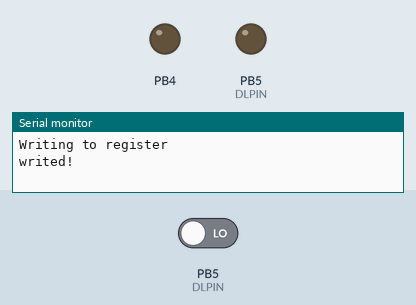
Simulated run of this program. Board: ATmega328P, built with avr-gcc and emulated at 16 MHz (the files do not name the chip). Parts: output pins drawn as LEDs (lit = HIGH), the last lines printed to the serial monitor. Dashed ring = blinking. The test bench sets the inputs (shaded band); at power-on: PB5 (DLPIN) LOW. Pins used as bus, display or sensor lines are not drawn.

Above: at 1.8 s.
1.9 s: PB5 (DLPIN) driven HIGH
At 3.3 s:
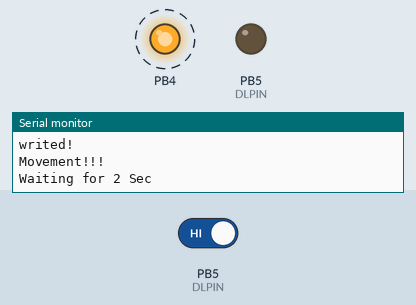
Timing chart, 0 to 12.4 s (numbered marks = the images above; inputs shaded):
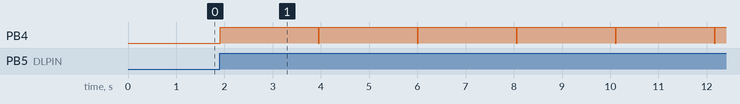

The program:

main.c
```c
#include <avr/io.h>
#include <util/delay.h>
#include <stdio.h>

#include "uart.h"

#ifndef F_CPU
#define F_CPU 16000000UL
#endif

#define DLREG DDRB
#define SINREG DDRD
#define DLPORT PORTB
#define SINPORT PORTD
#define DLIN PINB
#define SININ PIND
#define DLPIN 5
#define SINPIN 2


/*
SERIN to D2 pin,
D/L to D3 pin for reading mode, B5 for interrupt mode.
LED to B4 pin in interrupt mode.
*/

int PIRval = 0; // PIR signal
unsigned long statcfg = 0; // status and configuration register


void writeregval(unsigned long regval){
    int i;
    unsigned char nextbit;
    unsigned long regmask = 0x1000000;
    SINREG = (1<<SINPIN); //Set Serial In Port Output
    SINPORT = (0<<SINPIN); // Set Serial In Pin LOW
    for(i=0;i < 25;i++){
        nextbit = (regval&regmask)!=0; //Set bit value to LSB register value
        regmask >>= 1; //shift mask

        SINPORT = (0<<SINPIN); //Set pin LOW

        SINPORT = (1<<SINPIN); //Set pin HIGH

        SINPORT = (nextbit<<SINPIN); //Set pin to bit value

        _delay_us(100);
    }
    SINPORT = (0<<SINPIN); //Set pin LOW to end the operation
    _delay_us(600);
    puts("writed!");
}

void readPIR(void){ // Valid function to read ADC PIR value, to use this function sensor should be configured for continuous reading
    int i;
    int a = 0;
    unsigned int uibitmask;
    unsigned long ulbitmask;

    DLPORT = (1<<DLPIN); // Set DL = High, to force fast uC controlled DL read out
    DLREG = (1<<DLPIN); // Configure PORT DL as Output
    _delay_us(110);
    // get first 15bit out-off-range and ADC value
    uibitmask = 0x4000; // Set BitPos
    PIRval = 0;
    for (i=0; i < 15; i++){
        // create low to high transition
        DLPORT = (0<<DLPIN); // Set DL = Low, duration must be > 200 ns (tL)
        DLREG = (1<<DLPIN); // Configure DL as Output
        //_delay_us(1);
        a=a;
        //asm("nop"); // number of nop dependant processor speed (200ns min.)
        DLPORT = (1<<DLPIN); // Set DL = High, duration must be > 200 ns (tH)
        //_delay_us(1);
        a=a;
        DLREG = (0<<DLPIN); // Configure DL as Input
        _delay_us(7); // Wait for stable low signal
        // If DL High set masked bit in PIRVal

        if (PINB & (1<<DLPIN)) PIRval |= uibitmask;
            uibitmask>>=1;
    }
    DLPORT = (0<<DLPIN); // Set DL = Low
    DLREG = (1<<DLPIN); // Configure DL as Output
    _delay_us(200);
    DLREG = (0<<DLPIN); // Configure DL as Input
    PIRval &= 0x3FFF; // clear unused bit
    printf("%d\n",PIRval);
    return;
}

void read(void){
    int i;
    int a = 0;
    unsigned int uibitmask;
    unsigned long ulbitmask;

    ulbitmask = 0x1000000; // Set BitPos
    statcfg = 0;

    uibitmask = 0x4000; // Set BitPos
    PIRval = 0;

    DLPORT = (1<<DLPIN); // Set DL = High, to force fast uC controlled DL read out
    DLREG = (1<<DLPIN); // Configure PORT DL as Output
    _delay_us(110);
    // get first 15bit out-off-range and ADC value

    for (i=0; i < 15; i++){
        // create low to high transition
        DLPORT = (0<<DLPIN); // Set DL = Low, duration must be > 200 ns (tL)
        DLREG = (1<<DLPIN); // Configure DL as Output
        //_delay_us(1);
        a=a;
        //asm("nop"); // number of nop dependant processor speed (200ns min.)
        DLPORT = (1<<DLPIN); // Set DL = High, duration must be > 200 ns (tH)
        //_delay_us(1);
        a=a;
        DLREG = (0<<DLPIN); // Configure DL as Input
        _delay_us(4); // Wait for stable low signal
        // If DL High set masked bit in PIRVal

        if (DLIN & 0x20) PIRval |= uibitmask;
            uibitmask>>=1;
    }
    // get 25bit status and config

    for (i=0; i < 25; i++){
        DLPORT = (0<<DLPIN); // Set DL = Low, duration must be > 200 ns (tL)
        DLREG = (1<<DLPIN); // Configure DL as Output
        //_delay_us(1);
        a=a;
        //asm("nop"); // number of nop dependant processor speed (200ns min.)
        DLPORT = (1<<DLPIN); // Set DL = High, duration must be > 200 ns (tH)
        //_delay_us(1);
        a=a;
        DLREG = (0<<DLPIN); // Configure DL as Input
        _delay_us(4); // Wait for stable low signal, tbd empirically using scope
        // If DL High set masked bit

        if (DLIN & 0x20) statcfg |= ulbitmask;
            ulbitmask>>=1;
    }
    DLPORT = (0<<DLPIN); // Set DL = Low
    DLREG = (1<<DLPIN); // Configure DL as Output
    //_delay_us(1);
    a=a;
    DLREG = (0<<DLPIN); // Configure DL as Input
    PIRval &= 0x3FFF; // clear unused bit

    if (!(statcfg & 0x60)){
        // ADC source to PIR band pass
        // number in 14bit two's complement
        if(PIRval & 0x2000) PIRval -= 0x4000;
    }

    printf("PIRVal: %d\tstatcfg: %ul\n",PIRval,statcfg);
    return;

}
int main(void){
    int i=1;
    uart_init();
    stdout = &uart_output;
    stdin  = &uart_input;
    //DDRB = 0x10;
    //DDRD |= (0<<2);
    //PORTD |= (1<<2);
    while(1){

        if(i){
            puts("Writing to register");
            _delay_ms(1000);
            //writeregval(0x00000030); //For continuous reading
            writeregval(0x00304D10); //For interrupt mode
            i=0;
        }

        // For continuous reading
        //puts("Reading from register");
        //_delay_ms(5);
        //readPIR();
        // END

        // Interrupt Mode
        if(PINB & 0x20){ //checks for changes on B5 pin, interrupt can be used

            puts("Movement!!!\n");
            DDRB = 0x30; //set B5 and B4 to output
            PORTB = 0x10; // set B5 to LOW, this necessary to terminate sensor's internal interrupt, and B4 to HIGH for LED indicator
            puts("Waiting for 2 Sec\n"); // to prevent same movement alert
            _delay_ms(2000);
            puts("Waiting done\n");
            PORTB = 0x00; //set LED to LOW
            DDRB = 0x10; // set B5 to input to catch movement
        }
        //END


    }
    return 0;
}
```

fuse.c
```c
#include <avr/io.h>

FUSES = {
    .low = LFUSE_DEFAULT,
    .high = HFUSE_DEFAULT,
    .extended = EFUSE_DEFAULT
};
```

uart.c
```c
#include <avr/io.h>
#include <stdio.h>

#ifndef F_CPU
#define F_CPU 16000000UL
#endif

#ifndef BAUD
#define BAUD 9600
#endif
#include <util/setbaud.h>

/* http://www.cs.mun.ca/~rod/Winter2007/4723/notes/serial/serial.html */

void uart_init(void) {
    UBRR0H = UBRRH_VALUE;
    UBRR0L = UBRRL_VALUE;

#if USE_2X
    UCSR0A |= _BV(U2X0);
#else
    UCSR0A &= ~(_BV(U2X0));
#endif

    UCSR0C = _BV(UCSZ01) | _BV(UCSZ00); /* 8-bit data */
    UCSR0B = _BV(RXEN0) | _BV(TXEN0);   /* Enable RX and TX */
}

void uart_putchar(char c, FILE *stream) {
    if (c == '\n') {
        uart_putchar('\r', stream);
    }
    loop_until_bit_is_set(UCSR0A, UDRE0);
    UDR0 = c;
}

char uart_getchar(FILE *stream) {
    loop_until_bit_is_set(UCSR0A, RXC0);
    return UDR0;
}
```

uart.h
```c
void uart_putchar(char c, FILE *stream);
char uart_getchar(FILE *stream);

void uart_init(void);

/* http://www.ermicro.com/blog/?p=325 */

FILE uart_output = FDEV_SETUP_STREAM(uart_putchar, NULL, _FDEV_SETUP_WRITE);
FILE uart_input = FDEV_SETUP_STREAM(NULL, uart_getchar, _FDEV_SETUP_READ);
```

Measured:
- after the input at 1.9 s, PB4: alternates HIGH for 2.0 s and LOW for 0.02 s, starting at once
